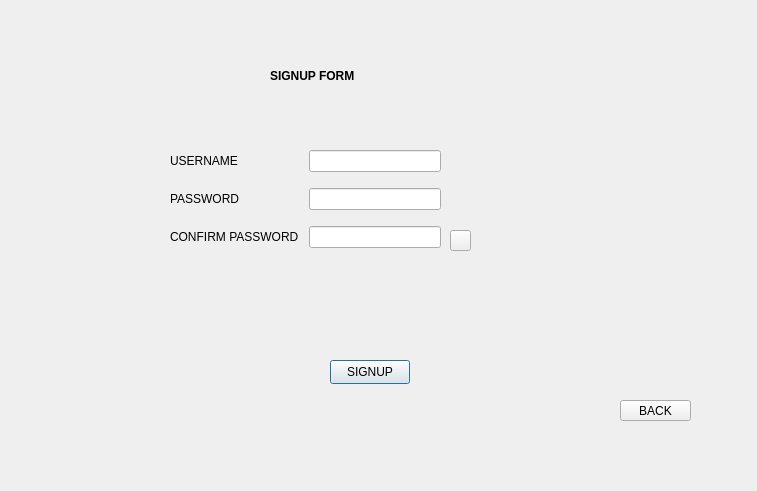
<?xml version="1.0" encoding="UTF-8"?>
<ui version="4.0">
 <class>signup_form</class>
 <widget class="QDialog" name="signup_form">
  <property name="geometry">
   <rect>
    <x>0</x>
    <y>0</y>
    <width>757</width>
    <height>491</height>
   </rect>
  </property>
  <property name="windowTitle">
   <string>SIGNUP FORM</string>
  </property>
  <widget class="QPushButton" name="pushButton_SIGNUP">
   <property name="geometry">
    <rect>
     <x>330</x>
     <y>360</y>
     <width>80</width>
     <height>24</height>
    </rect>
   </property>
   <property name="text">
    <string>SIGNUP</string>
   </property>
  </widget>
  <widget class="QPushButton" name="pushButton_back">
   <property name="geometry">
    <rect>
     <x>620</x>
     <y>400</y>
     <width>71</width>
     <height>21</height>
    </rect>
   </property>
   <property name="text">
    <string>BACK</string>
   </property>
  </widget>
  <widget class="QLabel" name="label_3">
   <property name="geometry">
    <rect>
     <x>270</x>
     <y>60</y>
     <width>101</width>
     <height>31</height>
    </rect>
   </property>
   <property name="font">
    <font>
     <bold>true</bold>
    </font>
   </property>
   <property name="text">
    <string>SIGNUP FORM</string>
   </property>
  </widget>
  <widget class="QLabel" name="label_strength">
   <property name="geometry">
    <rect>
     <x>460</x>
     <y>188</y>
     <width>181</width>
     <height>22</height>
    </rect>
   </property>
   <property name="font">
    <font>
     <family>Segoe UI</family>
     <pointsize>9</pointsize>
    </font>
   </property>
   <property name="text">
    <string/>
   </property>
  </widget>
  <widget class="QPushButton" name="pushButton_eye">
   <property name="geometry">
    <rect>
     <x>450</x>
     <y>230</y>
     <width>21</width>
     <height>21</height>
    </rect>
   </property>
   <property name="styleSheet">
    <string notr="true">image: url(:/resources/resources/eye_off.jpg);</string>
   </property>
   <property name="text">
    <string/>
   </property>
  </widget>
  <widget class="QWidget" name="">
   <property name="geometry">
    <rect>
     <x>170</x>
     <y>140</y>
     <width>271</width>
     <height>121</height>
    </rect>
   </property>
   <layout class="QVBoxLayout" name="verticalLayout">
    <item>
     <layout class="QHBoxLayout" name="horizontalLayout_4">
      <item>
       <widget class="QLabel" name="label_password_3">
        <property name="text">
         <string>USERNAME</string>
        </property>
        <property name="alignment">
         <set>Qt::AlignLeading|Qt::AlignLeft|Qt::AlignVCenter</set>
        </property>
       </widget>
      </item>
      <item>
       <widget class="QLineEdit" name="lineEdit_si_username">
        <property name="sizePolicy">
         <sizepolicy hsizetype="Minimum" vsizetype="Fixed">
          <horstretch>0</horstretch>
          <verstretch>0</verstretch>
         </sizepolicy>
        </property>
       </widget>
      </item>
     </layout>
    </item>
    <item>
     <layout class="QHBoxLayout" name="horizontalLayout_2">
      <item>
       <widget class="QLabel" name="label_password">
        <property name="sizePolicy">
         <sizepolicy hsizetype="Minimum" vsizetype="Preferred">
          <horstretch>0</horstretch>
          <verstretch>0</verstretch>
         </sizepolicy>
        </property>
        <property name="text">
         <string>PASSWORD</string>
        </property>
        <property name="alignment">
         <set>Qt::AlignLeading|Qt::AlignLeft|Qt::AlignVCenter</set>
        </property>
       </widget>
      </item>
      <item>
       <widget class="QLineEdit" name="lineEdit_2">
        <property name="sizePolicy">
         <sizepolicy hsizetype="Minimum" vsizetype="Fixed">
          <horstretch>0</horstretch>
          <verstretch>0</verstretch>
         </sizepolicy>
        </property>
        <property name="echoMode">
         <enum>QLineEdit::Password</enum>
        </property>
       </widget>
      </item>
     </layout>
    </item>
    <item>
     <layout class="QHBoxLayout" name="horizontalLayout_3">
      <item>
       <widget class="QLabel" name="label_password_2">
        <property name="sizePolicy">
         <sizepolicy hsizetype="Minimum" vsizetype="Preferred">
          <horstretch>0</horstretch>
          <verstretch>0</verstretch>
         </sizepolicy>
        </property>
        <property name="text">
         <string>CONFIRM PASSWORD</string>
        </property>
        <property name="alignment">
         <set>Qt::AlignLeading|Qt::AlignLeft|Qt::AlignVCenter</set>
        </property>
       </widget>
      </item>
      <item>
       <widget class="QLineEdit" name="lineEdit_CONFIRM">
        <property name="sizePolicy">
         <sizepolicy hsizetype="Minimum" vsizetype="Fixed">
          <horstretch>0</horstretch>
          <verstretch>0</verstretch>
         </sizepolicy>
        </property>
        <property name="echoMode">
         <enum>QLineEdit::Password</enum>
        </property>
       </widget>
      </item>
     </layout>
    </item>
   </layout>
  </widget>
 </widget>
 <resources/>
 <connections/>
</ui>
